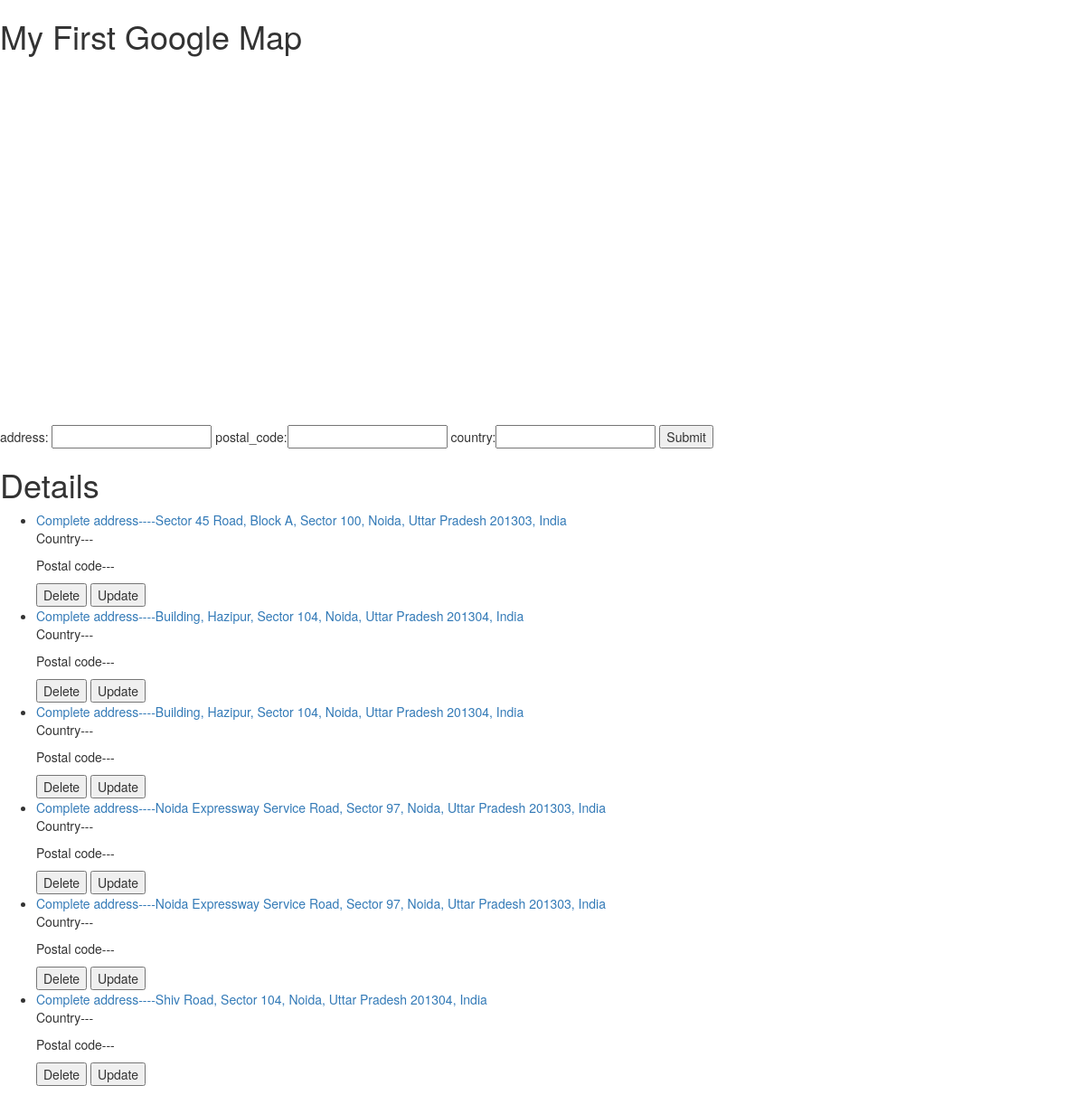
Screenshot of /map/ with the database file from the repository.
### jquery/models.py (models this page shows)
class Map(models.Model):
  address = models.CharField(max_length=200)
  country = models.CharField(max_length=100)
  postal_code = models.CharField(max_length=100)

### jquery/views.py (the view)
# urls.py: path('map/',views.address_submit,name='address'),
def address_submit(request):
    map =Map()
    if request.method == "POST":
        map.address=request.POST['address']
        map.country=request.POST['address2']
        map.postal_code=request.POST['address1']
        map.save()
        return JsonResponse(
            data={'address': map.address, 'country': map.country,'postal_code':map.postal_code,})
    else:
        map=Map.objects.all()
    return render(request, 'jquery/google map1.html', {"map": map})

### jquery/templates/jquery/google map1.html (shortened to what this page needs)
<!DOCTYPE html>
<html>
<body>
<head>
        <link rel="stylesheet" href="https://maxcdn.bootstrapcdn.com/bootstrap/3.3.7/css/bootstrap.min.css">
</head>
<h1>My First Google Map</h1>
<div id="map-canvas" style="width:50%;height:400px;"></div>
        <form  name="google_form"  id="google_form"  method="post">
                address: <input type="text" name="address" class="google_form"  readonly="true">
                postal_code:<input type="text" name="address1" class="address1" id="postal_code" readonly="true">
                country:<input type="text" name="address2" class="address2" id=country readonly="true">
                <input type="submit" value="Submit">
        </form>
        <div>
            <h1>Details</h1>
            <ul id="map">
                {% for map in map %}
                 <li><a class="address" data-id="{{map.id}}" > Complete address----{{ map.address}}</a>
                     <p class="country">Country---{{ map.country }}</p>
                     <p class="postal_code">Postal code---{{map.postal_code}}</p>
                     <button data-id="{{map.id}}" class="delete" type ="button"  >Delete </button>
                     <button data-id="{{map.id}}" class="update"  >Update </button>
                 </li>
                        {% empty %}
                    <li>No records yet.</li>
                {% endfor %}
            </ul>
        </div>
</body>
</html>

### rows the page displays
Map: address "Sector 45 Road, Block A, Sector 100, Noida, Uttar Pradesh 201303, India"
Map: address "Building, Hazipur, Sector 104, Noida, Uttar Pradesh 201304, India"
Map: address "Building, Hazipur, Sector 104, Noida, Uttar Pradesh 201304, India"
Map: address "Noida Expressway Service Road, Sector 97, Noida, Uttar Pradesh 201303, India"
Map: address "Noida Expressway Service Road, Sector 97, Noida, Uttar Pradesh 201303, India"
Map: address "Shiv Road, Sector 104, Noida, Uttar Pradesh 201304, India"
